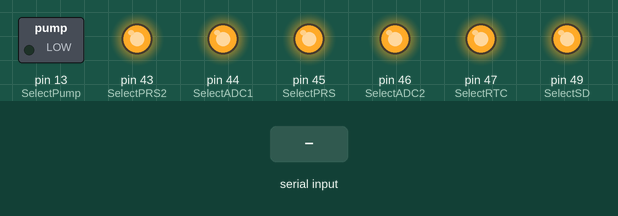
Simulated run of this sketch. Board: Arduino Mega 2560, built with avr-gcc and run on an emulated ATmega2560. Shown: switched loads named in the sketch (green lamp = pin HIGH), output pins drawn as LEDs (lit = HIGH). The test bench sets the inputs (shaded band). What the sketch prints to the serial monitor is not drawn.

Above: at 1.2 s.
1.3 s: "90,45\n" received over Serial
Timing chart, 0 to 4.3 s (numbered marks = the images above; inputs shaded):
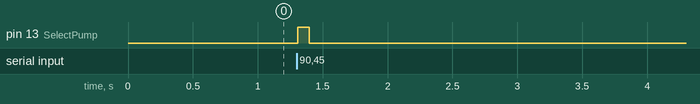

Measured:
- after the input at 1.3 s, pin 13 (SelectPump): LOW → HIGH at once, → LOW 0.09 s later

The sketch:

CheckPump.ino
```cpp
/*
Pump test

Marcel de Vries
 */


const int SelectSD      = 49;  // Micro SD card
const int SelectRTC     = 47;   // Real Time Clock
const int SelectPRS     = 45;   // Pressure Sensor
const int SelectPRS2    = 43;
const int SelectADC1    = 44;   // Temperature ADS1248 with 3x PT100
const int SelectADC2    = 46;   // Temperature ADS1248 with 3x PT100const int SelectADC2 = 6;   // Temperature ADS1248 with 3x PT100

const int SelectPump    = 13;   // Pump unit

int delayPump = 1;

void setup()
{

 // Open serial communications and wait for port to open:
  Serial.begin(9600);
  pinMode(SelectPump, OUTPUT);

  digitalWrite(SelectPump, LOW);

  pinMode(SelectSD, OUTPUT);
  pinMode(SelectRTC, OUTPUT);
  pinMode(SelectPRS, OUTPUT);
  pinMode(SelectPRS2, OUTPUT);
  pinMode(SelectADC1, OUTPUT);
  pinMode(SelectADC2, OUTPUT);

  digitalWrite(SelectSD, HIGH);
  digitalWrite(SelectRTC, HIGH);
  digitalWrite(SelectPRS, HIGH);
  digitalWrite(SelectPRS2, HIGH);
  digitalWrite(SelectADC1, HIGH);
  digitalWrite(SelectADC2, HIGH);
//  digitalWrite(SelectPump, LOW);

  Serial.println("Initializing Pump...");

}

String serialReadString() {
  char charIn;
  String stringOut;

  stringOut = "";

  while (!(charIn == '\n')) {
    if (Serial.available() > 0) {
      charIn = Serial.read();
      if (charIn == '\n') { break; }
      else { stringOut += charIn; }
    }
  }
  return stringOut;
}

void loop()
{
 String serialString;
 Serial.println("Set delay time xxx in msec.");
 serialString = serialReadString();
 delayPump = serialString.toInt();
 Serial.print("Time set to: ");
 Serial.println(delayPump);

 digitalWrite(SelectPump, HIGH);
 Serial.println("..Prrrr..");
 delay(delayPump);
 digitalWrite(SelectPump, LOW);

}
```
